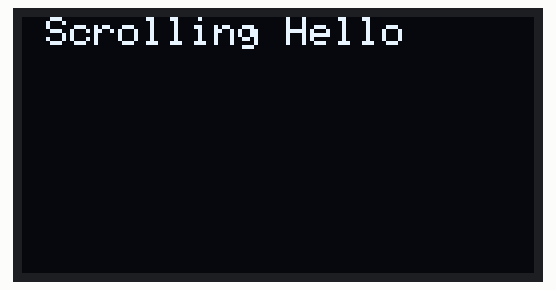
Bench run of a sketch on a simulated ESP32. Parts: 128×64 one-colour display.

Above: at 2.6 s.
At 6.5 s:
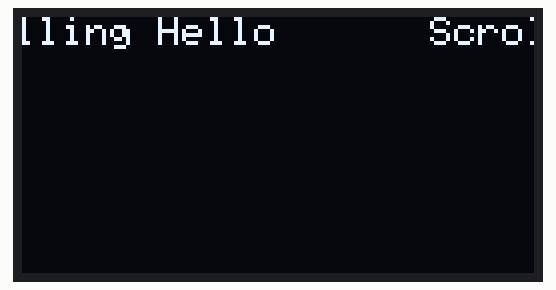
At 11.9 s:
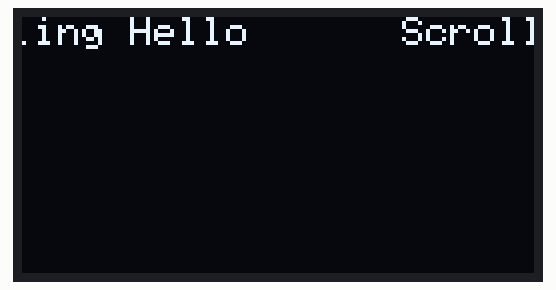
At 20.9 s:
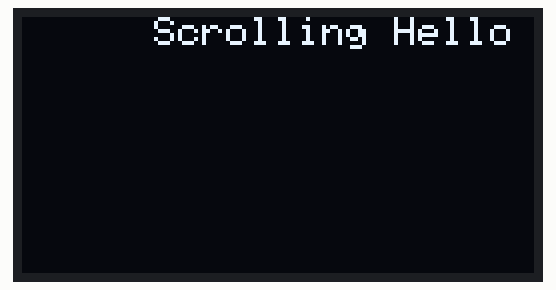
At 28.2 s:
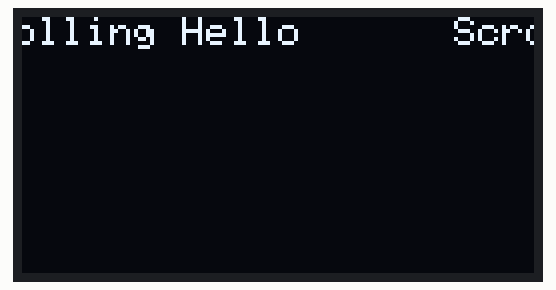
At 37.2 s:
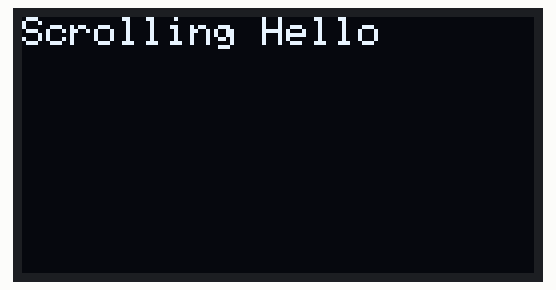

The sketch:

OLED_esp32.ino
```cpp
/*******************Oled with esp32****************/

// to work with oleds we need to install some libraries mainly adafruitssd1306(for working with oleds with 1306 driver chip) and adafruit gfx(for displaying patterns)

//Some functions to handle oled display
/*
display.clearDisplay() – all pixels are off
display.drawPixel(x,y, color) – plot a pixel in the x,y coordinates
display.setTextSize(n) – set the font size, supports sizes from 1 to 8
display.setCursor(x,y) – set the coordinates to start writing text
display.print(“message”) – print the characters at location x,y
display.display() – call this method for the changes to make effect
*/


/**************************************************************************************************************************************************************************************************************************************/


/*
  Hello World
*/

/*
#include <Adafruit_GFX.h> //for displaying patterns
#include <Adafruit_SSD1306.h> //for working with oleds with 1306 driver chip
#define SCREEN_WIDTH 128 // OLED display width, in pixels
#define SCREEN_HEIGHT 64 // OLED display height, in pixels
// Declaration for an SSD1306 display connected to I2C (SDA, SCL pins)
Adafruit_SSD1306 display(SCREEN_WIDTH, SCREEN_HEIGHT, &Wire, -1);
//initialising display object with the width and height defined earlier with I2C communication protocol (&Wire).
// The (-1) parameter means that your OLED display doesn’t have a RESET pin.
//If your OLED display does have a RESET pin, it should be connected to a GPIO.
//In that case, you should pass the GPIO number as a parameter.
void setup() {
  Serial.begin(115200); // initiailze serial monitor
  if(!display.begin(SSD1306_SWITCHCAPVCC, 0x3C)) { // Address 0x3D for some oleds. // SSD1306_SWITCHCAPVCC to turn on internal circitry on
    Serial.println(F("SSD1306 allocation failed"));
}

  delay(1000);
  display.clearDisplay();//clear the display buffer
  display.setTextSize(1);//Set the font size
  display.setTextColor(WHITE);
  display.setCursor(20, 20);//position where the text starts
  // Display static text
  display.println("hello world"); //send the text to the display
  display.display();//display the text on the screen.
}
void loop() {

}
*/


/**************************************************************************************************************************************************************************************************************************************/


/*
  Scrolling Text
*/


/*
startscrollright(0x00, 0x0F): scroll text from left to right
startscrollleft(0x00, 0x0F): scroll text from right to left
startscrolldiagright(0x00, 0x07): scroll text from left bottom corner to right upper corner
startscrolldiagleft(0x00, 0x07): scroll text from right bottom corner to left upper corner
*/


//#include <Wire.h>
#include <Adafruit_GFX.h>
#include <Adafruit_SSD1306.h>

#define SCREEN_WIDTH 128 // OLED display width, in pixels
#define SCREEN_HEIGHT 64 // OLED display height, in pixels

// Declaration for an SSD1306 display connected to I2C (SDA, SCL pins)
Adafruit_SSD1306 display(SCREEN_WIDTH, SCREEN_HEIGHT);

void setup() {
  Serial.begin(115200);

  if(!display.begin(SSD1306_SWITCHCAPVCC, 0x3C)) { // Address 0x3D for 128x64
    Serial.println(F("SSD1306 allocation failed"));
  }
  delay(2000);
  display.clearDisplay();

  display.setTextSize(1);
  display.setTextColor(WHITE);
  display.setCursor(0, 0);
  // Display static text
  display.println("Scrolling Hello");
  display.display();
  delay(100);

}

void loop() {
  // Scroll in various directions, pausing in-between:
  display.startscrollright(0x00, 0x0F);
  delay(2000);
  display.stopscroll();
  delay(1000);
  display.startscrollleft(0x00, 0x0F);
  delay(2000);
  display.stopscroll();
  delay(1000);
  display.startscrolldiagright(0x00, 0x07);
  delay(2000);
  display.startscrolldiagleft(0x00, 0x07);
  delay(2000);
  display.stopscroll();
  delay(1000);
}
```

Measured:
- what the display in image 2 shows lasts 0.5 s, from 11.7 s to 12.2 s
- what the display in image 5 shows lasts 1.3 s, from 37.2 s to 38.5 s
